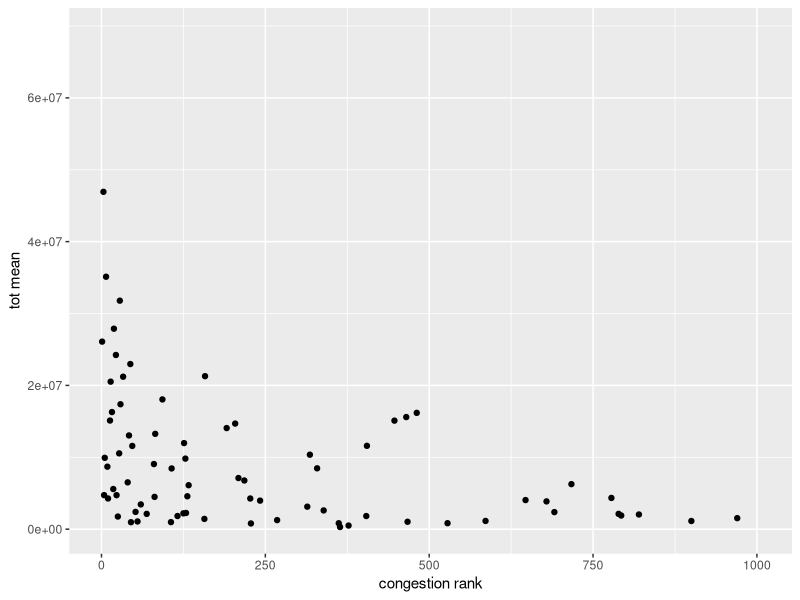
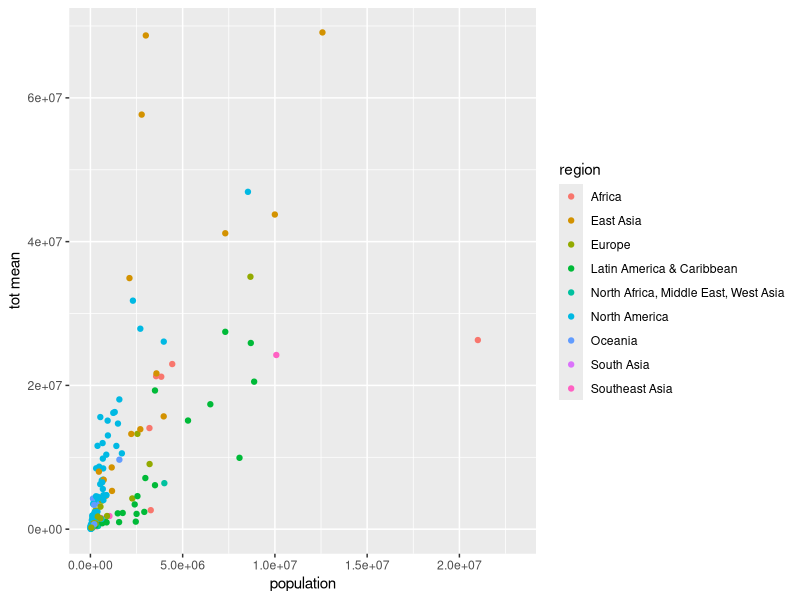
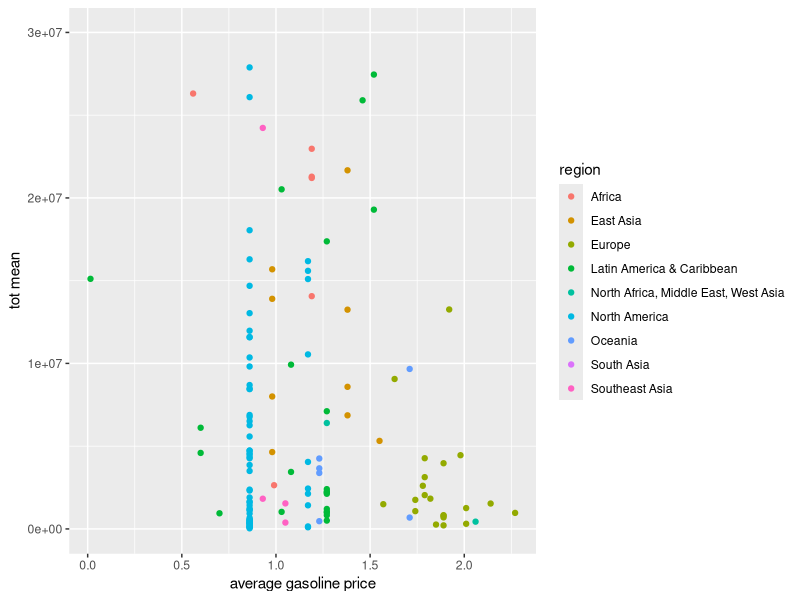
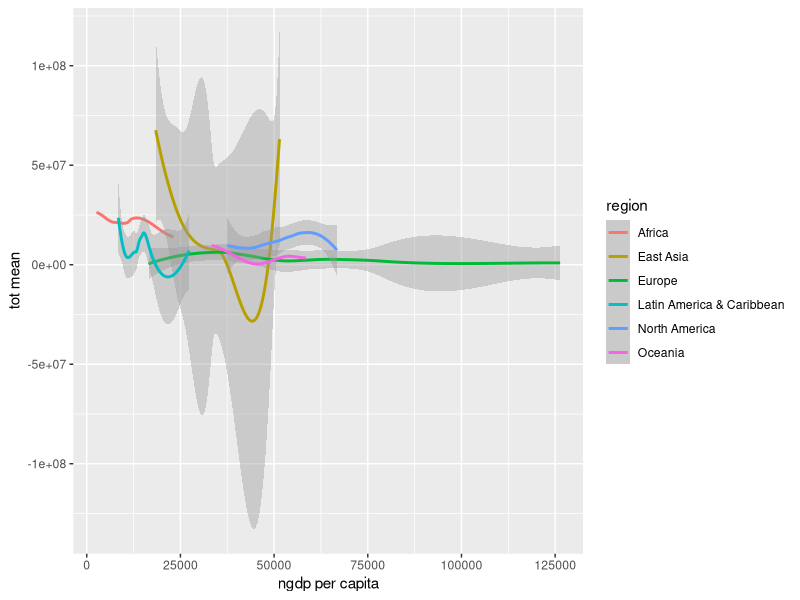
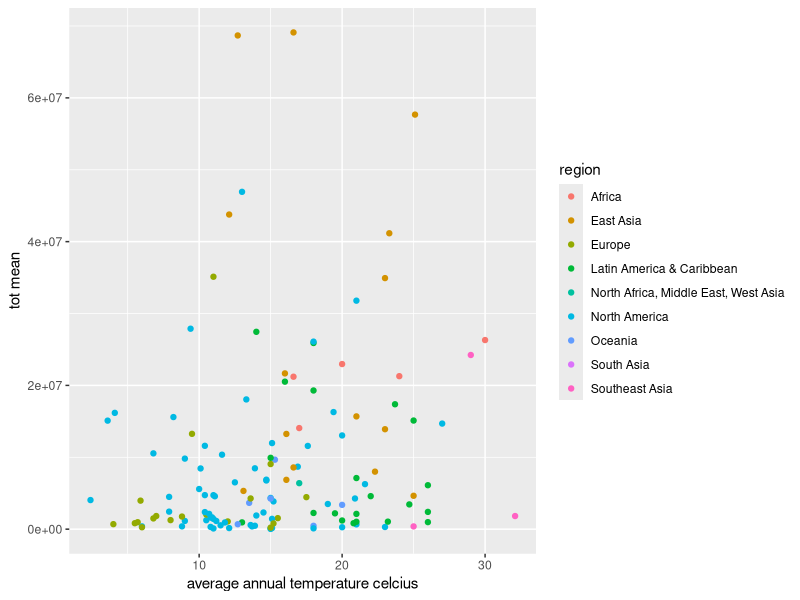

Write R code to recreate these figures, in order. (Note: this script raises an error after producing the figures.)
library(tidyverse)
library(readxl)
library(glmnet)

#-----------------
#READ DATA FROM FILE
#-----------------
dataset <- read_excel("D_FINAL.xlsx")

# ----------------
#DATA TIDYING
#-----------------
# This line removes all unnecessary columns. This is a very large dataset, 
# so we have many columns to remove. We are removing columns by index to 
# avoid having an impractically large command
correct_dataset_columns <- dataset[-c(1, 3:11, 15:16, 18, 20, 22, 25, 35, 38, 
                                      41:49, 52, 58:62, 65, 67:70,73:87, 
                                      90, 94,96:98, 101, 102, 104:106, 107, 113, 
                                      118, 119, 124, 142:160, 167:180)]



# There are a lot of nasty column names such as 
# 'Congestion rank (INRIX) [dimensionless]' that should be renamed to things like 
# 'congestion rank' instead. This renames each of those column names to something
# easier to work with
colnames(correct_dataset_columns) <- c('city name', 'study year', 'reporting year',
                                       'scope 1 emissions', 'year of emission',
                                       'gases included', 'increase/decrease',
                                       'scope 2 emissions','total emissions',
                                       'emissions quality flag', 's1 lower bound',
                                       's1 upper bound', 's1 mean', 'tot lower bound',
                                       'tot upper bound', 'tot mean', 'scope fraction',
                                       'co2 emissions per capita', 'latitude',
                                       'longitude', 'country', 'region', 'population',
                                       'population year', 'population 1950', 
                                       'population 1990', 'population 2010',
                                       'population growth rate 1950-2010',
                                       'population growth rate 1990-2010', 
                                       'city area km', 'city area year', 
                                       'population density', 'average altitude',
                                       'average annual temperature celcius',
                                       'gdp-ppp', 'gdp-ppp per capita', 
                                       'gdp-ppp year', 'ngdp', 'ngdp per capita',
                                       'ngdp-year', 'total consumption per capita',
                                       'energy per person co2', 'center of commerce index',
                                       'urbanization ratio', 'water bounded',
                                       'other bounded', 'mean one-way travel time',
                                       'mean one-way travel time year','average diesel price',
                                       'average gasoline price', 'household size',
                                       'household size year', 'congestion rank',
                                       'peak hours spent in congestion', 'congestion index',
                                       'average congestion rate', 'congestion level', 
                                       'congestion change', 'morning peak', 'evening peak', 
                                       'economy rank', 'environment rank', 'governance rank',
                                       'human capital rank', 'international impact rank', 
                                       'mobility and transportation rank', 'public management rank', 
                                       'social cohesion rank', 'technology rank', 
                                       'urban planning rank', 'CIMI', 'CIMI Ranking', 
                                       'CIMI Performance', 'exports', 'production', 
                                       'natgas exports', 'C4H waste per capita',
                                       'C4H waste plus natgas per capita', 
                                       'corrected C4H waste plus natgas per capita', 
                                       '')

#-----------------
#DATA VISUALIZATION
#-----------------

# Graph population vs. emissions 
ggplot(data = correct_dataset_columns) +
  geom_point(mapping = aes(x = `congestion rank`, y = `tot mean`))

# Graph congestion rank vs. total pollution
ggplot(data = correct_dataset_columns) +
  geom_point(mapping = aes(x = population, y = `tot mean`, color=region))

# Graph average gas price vs. emissions
 ggplot(data = correct_dataset_columns) +
   geom_point(mapping = aes(x = `average gasoline price`, y = `tot mean`, color=region)) +
   coord_cartesian(ylim=c(0, 30000000))

# Graph median income vs. emissions
 ggplot(data = correct_dataset_columns) +
   geom_smooth(mapping = aes(x = `ngdp per capita`, y = `tot mean`, color=region))

# Graph annual mean temperature vs emissions
 ggplot(data = correct_dataset_columns) +
   geom_point(mapping = aes(x = `average annual temperature celcius`, y = `tot mean`, color=region))
 
# Example multinomial logistic regression model
 xH <- model.matrix(`total emissions` ~ population , data=correct_dataset_columns)
 yH <- correct_dataset_columns$`total emissions`
 netfit <- glmnet(xH, yH, family='multinomial')
 lmin <- min(netfit$lambda)
 pnet <- drop(predict(netfit, xH, s=lmin, type="response"))
